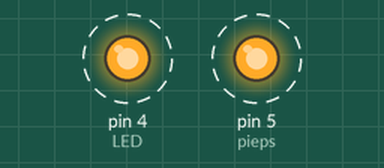
The sketch below on a simulated Arduino Uno, built with avr-gcc and run on an emulated ATmega328P. Shown: output pins drawn as LEDs (lit = HIGH). Dashed ring = blinking.

Above: at 0.5 s.
Timing chart, 0 to 4.6 s (numbered marks = the images above):
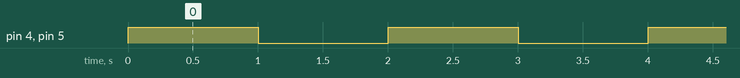

The sketch:

blink_and_beep.ino
```cpp
// Dieses Mal nutzen wir auch den ersten Programmabschnitt. Hier werden
//Variablen eingetragen. Das bedeutet, dass sich hinter einem Buchstaben oder
//einem Wort eine Zahl verbirgt. Bei uns ist die LED an Pin 4 angeschlossen und
//der Piezo-Speaker an Pin 5. Damit man die beiden Pins später nicht
//verwechselt, benennen wir Pin4 und Pin5 einfach um.
int LED=4; // Das Wort „LED“ steht jetzt für die Zahl „4“.
int pieps=5;
// Das Wort „Pieps“ steht jetzt für die Zahl „5“.
void setup()
{
// Wir starten mit dem Setup.
pinMode(LED, OUTPUT);
// Pin 4 (Pin „LED“) ist ein Ausgang.
pinMode(pieps, OUTPUT);
// Pin 5 (Pin „Pieps“) ist ein Ausgang.
}
void loop()
{
// Das Hauptprogramm beginnt.
digitalWrite(LED, HIGH);
digitalWrite(pieps, HIGH);
delay(1000);
// Schalte den Piezo-Lautsprecher an.
//Warte 1000 Millisekunden. (Es piepst und leuchtet.)
digitalWrite(LED, LOW);
digitalWrite(pieps, LOW);
delay(1000);
//Schalte die LED an
// Schalte die LED aus.
//Schalte den Piezo aus.
//Warte 1000 Millisekunden. (kein Lärm, kein Licht)
}
// Hier am Ende springt das Programm an den Start des Loop-Teils. also wird
//es gleich wieder piepsen und leuchten. Wenn man die Pause (delay) verkleinert
//oder vergrößert,piepst und leuchtet es schneller oder langsamer.
```

Measured:
- by itself, pin 4 (LED), pin 5 (pieps): alternates HIGH for 1.0 s and LOW for 1.0 s
